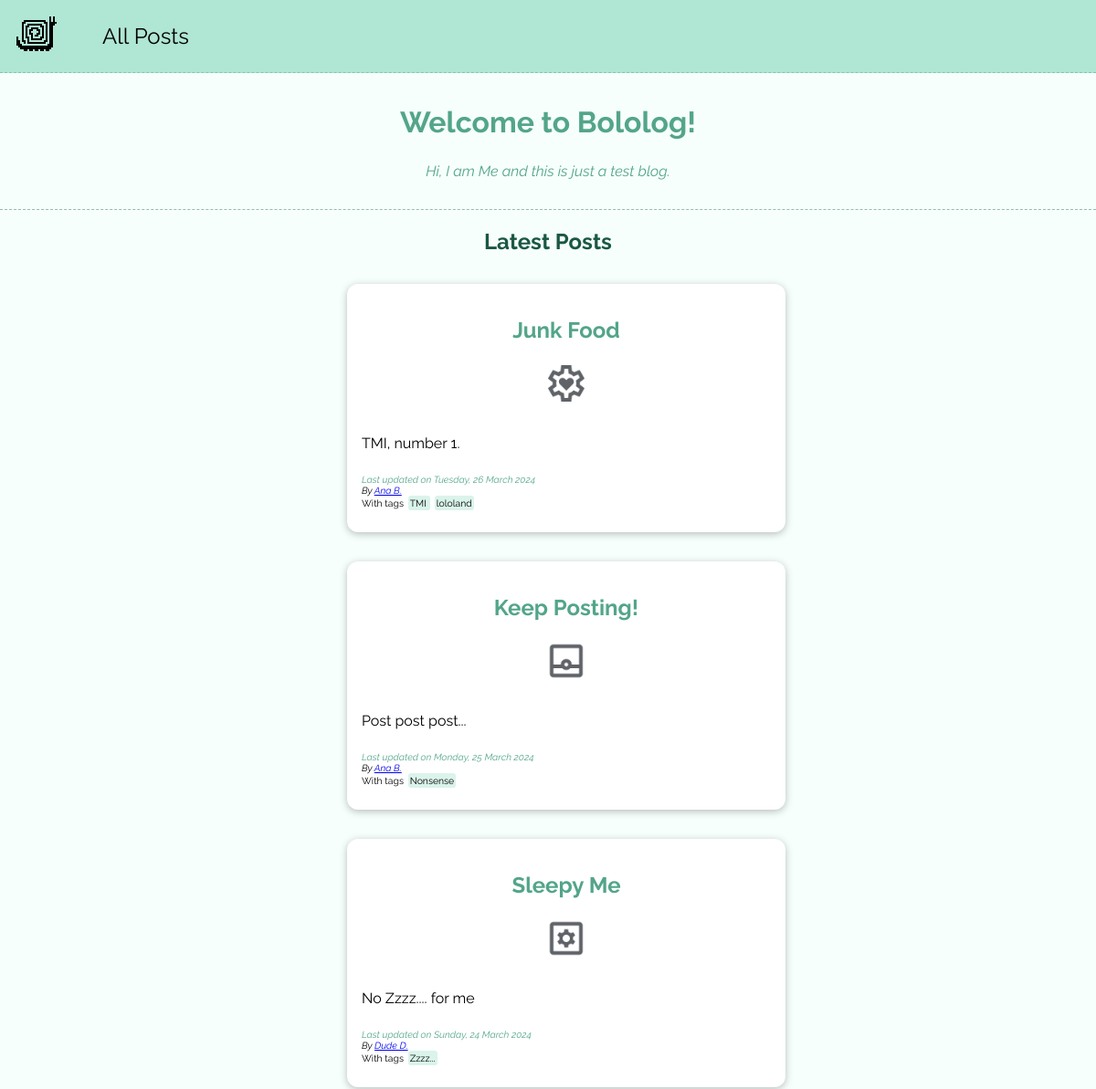
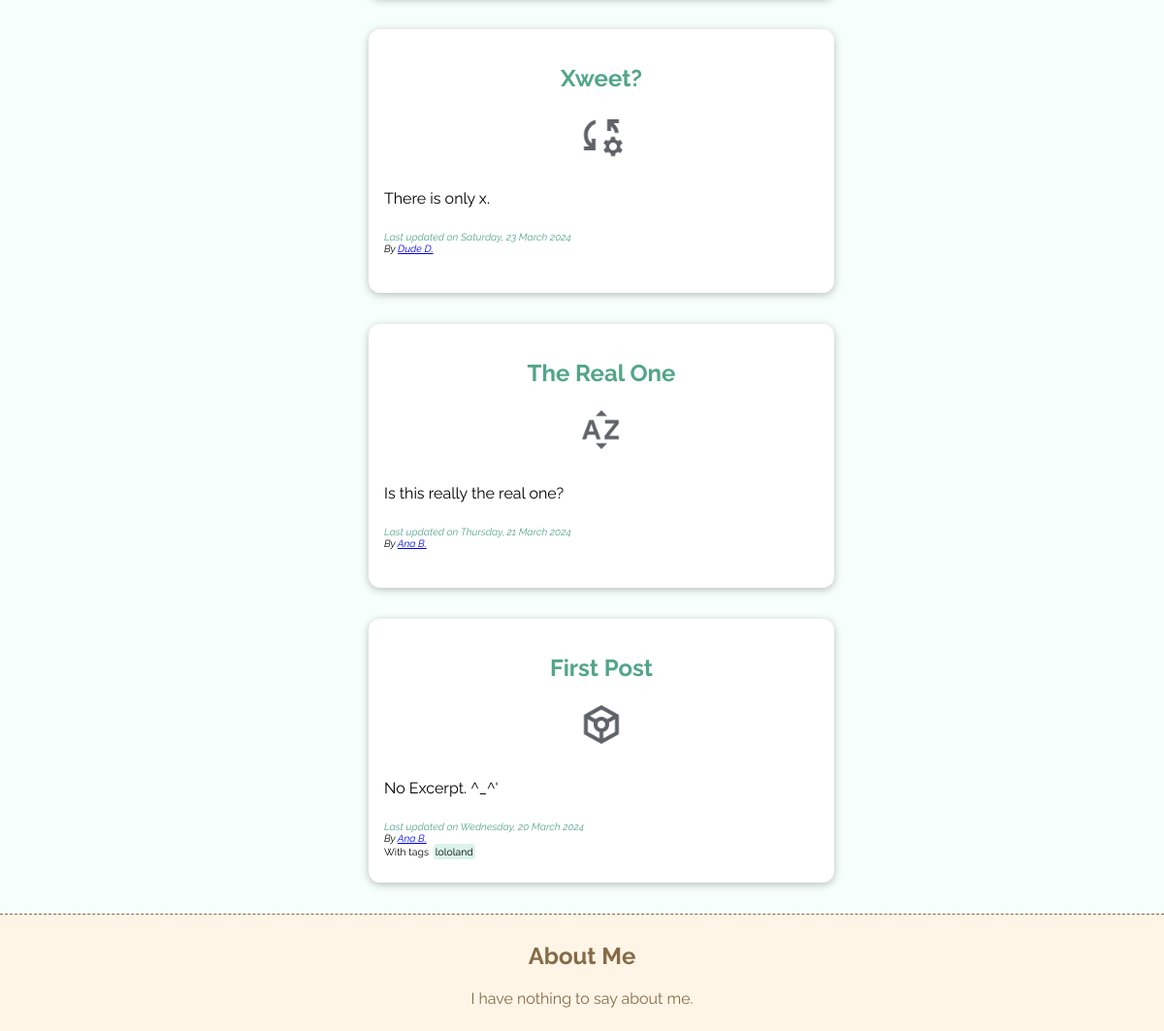
/posts/, run on the app's committed database (2 pictures, top to bottom).
### blog/models.py (models this page shows, shortened)
class Post(models.Model):
    title = models.CharField(max_length=200, blank=False)
    author = models.ForeignKey(Author, on_delete=models.SET_NULL, null=True, related_name="posts")
    date = models.DateField(auto_now=False, blank=False)
    slug = models.SlugField(unique=True)
    image = models.ImageField(upload_to='images', default="default.png")
    excerpt = models.CharField(max_length=500,blank=True)
    content = models.TextField(blank=False)
    tags = models.ManyToManyField(Tag, blank=True)
    def tags_as_list(self):
        return self.tags.all()
    def has_tags(self):
        return len(self.tags_as_list()) > 0

class Author(models.Model):
    first_name = models.CharField(max_length=200, blank=False)
    last_name = models.CharField(max_length=200, blank=False)
    email_address = models.EmailField(blank=True)
    def full_name(self):
        return f"{self.first_name} {self.last_name}"

class Tag(models.Model):
    caption = models.CharField(max_length=100, blank=False)

### blog/views.py (the view)
# urls.py: path('posts/', views.AllPostsView.as_view(), name='all-posts'),
class AllPostsView(ListView):
    template_name = 'blog/index.html'
    model = Post
    context_object_name = 'post_list'
    def get_queryset(self):
        queryset = super().get_queryset()
        return queryset.order_by('-date')

### blog/templates/blog/index.html (shortened to what this page needs)
{% extends 'base.html' %}
{% load static %}
{% block style_links %}
    <link rel="stylesheet" href="{% static 'blog/styles/index.css' %}" />
{% endblock %}
{% block content %}
    <section id="welcome-block">
        <header>
            <h1>Welcome to Bololog!</h1>
        </header>
        <p>Hi, I am Me and this is just a test blog.</p>
    </section>
    <hr>
    <section class="post-list">
        <h1>Latest Posts</h1>
        <ul>
            {% for post in post_list %}
                {% include 'blog/includes/post_preview.html' %}
            {% endfor %}
        </ul>
    </section>
    <section id="about">
        <h2>About Me</h2>
        <p>I have nothing to say about me.</p>
    </section>
{% endblock %}

### blog/templates/blog/includes/post_preview.html
{% load static %}
<li>
    <article class="post">
        <h2 class="post-title"><a href="{% url 'post' post.slug %}">{{ post.title }}</a></h2>
        <img class="post-preview-avatar" src="{{ post.image.url }}" alt="{{ post.title }}" />
        <p class="post-preview">{{ post.excerpt }}</p>
        <div class="post-preview-time">Last updated on <time>{{ post.date|date:"l, d F Y" }}</time></div>
        <address class="post-preview-address">
            By <a href="mailto:{{ post.author.email_address }}">{{ post.author.full_name }}</a>
        </address>
        {% if post.has_tags %}
            <div class="post-tags">With tags {% for tag in post.tags_as_list %} <span class="tag-span"> {{ tag.caption }} </span> {% endfor %}</div>
        {% endif %}
    </article>
</li>

### static/styles/base.css (style rules this page uses)
* { box-sizing: border-box; }
html { font-family: "Raleway", sans-serif; }
body { margin: 0; background-color: #fff; }
h1, h2, h3 { color: #53a58a; }

### static/styles/header.css (style rules this page uses)
.post-list h1 { color: #1a5844; text-align: center; }

### blog/static/blog/styles/index.css (style rules this page uses)
body { background-color: #f6fffc; }
hr { border: 0px; border-bottom: 1px dashed #1a58446b; }
li { list-style: none; }
.post { margin: 2rem auto; width: 90%; max-width: 30rem; box-shadow: 0 2px 8px #00000042; padding: 1rem; border-radius: 12px; height: 17rem; background-color: #fff; }
.post-title { text-align: center; }
.post-title a { text-decoration: none; color: #53a58a; }
.post-list h1 { text-align: center; }
.post-preview-avatar { display: block; width: auto; height: auto; max-width: 3rem; max-height: 3rem; margin: 0 auto; }
.post-preview-time { margin-top: 1.5rem; font-size: 0.65rem; font-style: italic; color: #53a58a; }
.post-preview-address { font-size: 0.65rem; font-style: bold; }
.post-preview { padding-top: 1rem; }
.post-tags { padding: 0.25em 0; font-size: 0.65rem; }
span.tag-span { background-color: #b0e6d477; padding: 0.2em; margin: 0 0.2em; border-radius: 0.3em; }
#welcome-block { color: #53a58a; text-align: center; padding: 0.5rem 0; }
#welcome-block h1 { font-size: 2rem; }
#welcome-block p { font-style: italic; }
#about { color: #856b47; text-align: center; padding: 0.5rem 0; background-color: #fff5e7; border-top:#856b47 dashed 1px; }
#about h2 { color:#856b47; }

### data on the page
Post: title "Junk Food", image (picture), excerpt "TMI, number 1.", date "Tuesday, 26 March 2024", author.full_name "Ana B."
Tag: caption "TMI"
Tag: caption "lololand"
Post: title "Keep Posting!", image (picture), excerpt "Post post post...", date "Monday, 25 March 2024", author.full_name "Ana B."
Tag: caption "Nonsense"
Post: title "Sleepy Me", image (picture), excerpt "No Zzzz.... for me", date "Sunday, 24 March 2024", author.full_name "Dude D."
Tag: caption "Zzzz..."
Post: title "Xweet?", image (picture), excerpt "There is only x.", date "Saturday, 23 March 2024", author.full_name "Dude D."
Post: title "The Real One", image (picture), excerpt "Is this really the real one?", date "Thursday, 21 March 2024", author.full_name "Ana B."
Post: title "First Post", image (picture), excerpt "No Excerpt. ^_^'", date "Wednesday, 20 March 2024", author.full_name "Ana B."
